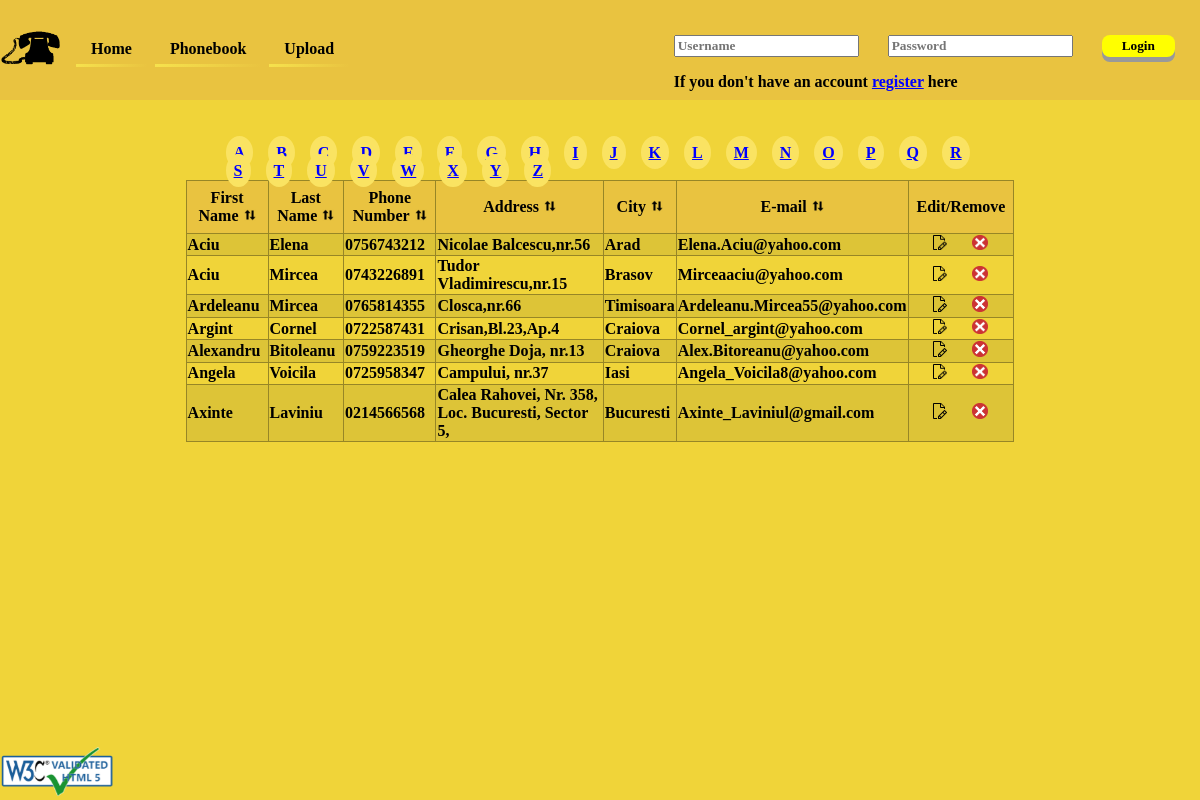
Screenshot of /phonebook.php?order=A with the database file from the repository.
### tables this page shows
CREATE TABLE `phonebook` (
  `id` int(11) NOT NULL,
  `fname` tinytext NOT NULL,
  `lname` tinytext NOT NULL,
  `phone` char(11) NOT NULL,
  `addres` text NOT NULL,
  `city` tinytext NOT NULL,
  `email` text NOT NULL
);

### phonebook.php (the view, shortened to what this page needs)
<?php
	require "header.php";
?>
<main>
	<div class="main">
		<?php
			require "php/dbh.php";
			if(isset($_GET['sort'])){
				$sort=$_GET['sort'];
			}else{
				$sort='ASC';
			}
			if(isset($_GET['order'])){
				$order = $_GET['order'];
				if(strlen($order)>1)
					$result = $conn->query("SELECT * FROM phonebook ORDER BY $order $sort");
				else
					$result = $conn->query("SELECT * FROM phonebook WHERE fname LIKE \"$order%\"");
			}else{
				$order='fname';
				$result = $conn->query("SELECT * FROM phonebook ORDER BY $order $sort");
			}
			$character = range('A', 'Z');
			echo '<ul class="charpage">';
			foreach($character as $alphabet){
				echo '<li><a href="phonebook.php?order='.$alphabet.'">'.$alphabet.'</a><li>
				';}
			function th($dbName,$thName,$Sort,$Order){
				if($dbName==$Order){
					$Sort=='DESC' ? $Sort='ASC' : $Sort='DESC';
					echo "<th><a href='?order=$dbName&&sort=$Sort'>$thName<img src='img/arrow.png' alt='order'></a></th>
					";}
				else{echo "<th><a href='?order=$dbName&&sort=$Sort'>$thName<img src='img/arrow.png' alt='order'></a></th>
				";}
			}
			echo '</ul>';
		echo "<table class='phonebook'>
			<tr>";
				th('fname','First Name',$sort,$order);
		echo "<th>Edit/Remove</th></tr>";
				if(mysqli_num_rows($result)>0){
					while($rows=$result->fetch_assoc()){
							$fname=$rows['fname'];
							$lname=$rows['lname'];
							$phone=$rows['phone'];
							$addres=$rows['addres'];
							$city=$rows['city'];
							$email=$rows['email'];
							echo"<tr>
									<td>".ucfirst($fname)."</td>
									<td>".ucfirst($lname)."</td>
									<td>$phone</td>
									<td>".ucfirst($addres)."</td>
									<td>".ucfirst($city)."</td>
									<td>$email</td>
									<td><a href=\"edit.php?phone=$phone\"><img src='img/edit.png' alt='edit'/></a>
										<a href=\"php/phondelete.php?phone=$phone&fn=$fname\"><img src='img/delete.png' alt='delete'/></a></td>
								</tr>";
					}
				}else{echo "<tr><td colspan=\"6\">No phone numbers in database</td></tr>";}
			?>
		</table>
	</div>
</main>
<?php
	require "footer.php";
?>

### header.php (shortened to what this page needs)
<!DOCTYPE html>
<html lang="en">
	<head>
		<link rel="stylesheet" type="text/css" href="style.css">
	</head>
<body>
	<header>
			<div class="nav">
				<a href="index.php"><img src="img/phone.png" alt="phone" id="logo"></a>
				<a href="index.php">Home</a>
				<a href="phonebook.php">Phonebook</a>
				<a href="upload.php">Upload</a>
			</div>
			<div class="log">
				<?php
					if(isset($_SESSION['userId'])){
						echo '<form action="php/logout.php" method="post">
						<button type="submit" name="logout-submit">Logout</button>
						</form>';
					}else{
						echo '<form action="php/login.php" method="post">
						<input type="text" name="mailuser" placeholder="Username">
						<input type="password" name="passw" placeholder="Password">
						<button type="submit" name="login-submit">Login</button>
						</form><p>If you don\'t have an account <a href="signup.php">register</a> here</p>';
						}
				?>
			</div>
	</header>

### footer.php
<div class="validated">
	<a href="http://validator.w3.org/check?uri=referer">
		<img src="img/validated.webp" alt="Valid HTML 5" height="50"/> </a>
</div>
</body>
</html>

### style.css (style rules this page uses)
* { font-family: "Times New Roman", Times, serif; color: black; font-weight: bold; text-decoration: none; }
body { background: #F0D439; }
main { padding-top:120px; margin:0% 15%; text-align: center; }
header { height: 100px; position: fixed; width: 100%; background: #E9C340; margin-bottom: 100px; box-sizing: border-box; overflow: hidden; margin: -8px 0px 0px -8px; padding: 0px 0px -10px 10px; }
#logo { width: 60px; height: 50px; float: left; margin: 17px 8px 0px 0px; }
div.log { float: right; }
header div.nav a:not(:first-child) { display: inline; float: left; margin: 25px 0px 0px 8px; padding: 15px; background-image: linear-gradient(120deg, #F6E24D 0%, #E9C340 100%); background-repeat: no-repeat; background-size: 100% 0.2em; background-position: 0 88%; transition: background-size 0.25s ease-in; }
.charpage li a { padding: 8px; background-color: #FAE362; border-radius: 50%; background-size: 30px 30px; }
header div.log form button, header div.log form input { margin: 35px 25px 0px 0px; }
button { border-radius: 8px; background-color: #FFFF00; padding: 3px 20px; border: none; cursor: pointer; box-shadow: 0 5px #999; }
table.phonebook { border-collapse: collapse; width: 100%; }
table.phonebook tr th,table.phonebook tr td { border: 1px solid #978626; }
table.phonebook tr th,table.deleteusers tr th { text-align: center; padding: 8px; background-color: #E9C340; }
table.phonebook tr td { text-align: left; }
table.phonebook tr td:last-child { width:2%; }
table.phonebook tr:nth-child(even),table.deleteusers tr:nth-child(even) { background-color: #DDC437; }
table.phonebook tr th a img,table.deleteusers tr th a img { width: 12px; padding-left: 5px; }
ul.charpage li { display: inline; float: left; margin-right: 15px; }
ul.charpage { padding-bottom: 20px; }
ul.charpage li a, header div.nav div.log a { text-decoration: underline; color: #0000FF; }
.log p a { text-decoration:underline; color: blue; }
img[alt='edit'], img[alt='delete'] { width:15%; padding-left: 21%; }
.validated { display: flex; position: fixed; left:0; bottom:0; }

### rows the page displays
phonebook: fname "Aciu", lname "Elena", phone "0756743212", addres "Nicolae Balcescu,nr.56", city "Arad", email "Elena.Aciu@yahoo.com"
phonebook: fname "Aciu", lname "Mircea", phone "0743226891", addres "Tudor Vladimirescu,nr.15", city "Brasov", email "Mirceaaciu@yahoo.com"
phonebook: fname "Ardeleanu", lname "Mircea", phone "0765814355", addres "Closca,nr.66", city "Timisoara", email "Ardeleanu.Mircea55@yahoo.com"
phonebook: fname "Argint", lname "Cornel", phone "0722587431", addres "Crisan,Bl.23,Ap.4", city "Craiova", email "Cornel_argint@yahoo.com"
phonebook: fname "Alexandru", lname "Bitoleanu", phone "0759223519", addres "Gheorghe Doja, nr.13", city "Craiova", email "Alex.Bitoreanu@yahoo.com"
phonebook: fname "Angela", lname "Voicila", phone "0725958347", addres "Campului, nr.37", city "Iasi", email "Angela_Voicila8@yahoo.com"
phonebook: fname "Axinte", lname "Laviniu", phone "0214566568", addres "Calea Rahovei, Nr. 358, Loc. Bucuresti, Sector 5,", city "Bucuresti", email "Axinte_Laviniul@gmail.com"

### other values shown
$alphabet "A"
$alphabet "B"
$alphabet "C"
$alphabet "D"
$alphabet "E"
$alphabet "F"
$alphabet "G"
$alphabet "H"
$alphabet "I"
$alphabet "J"
$alphabet "K"
$alphabet "L"
$alphabet "M"
$alphabet "N"
$alphabet "O"
